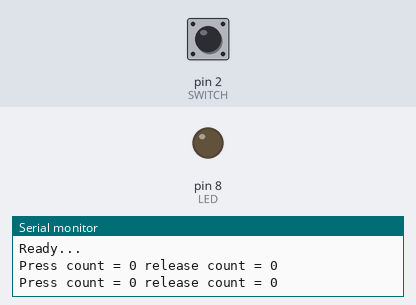
This sketch was run on a simulated Arduino Uno, built with avr-gcc and run on an emulated ATmega328P. Shown: output pins drawn as LEDs (lit = HIGH), the last lines printed to the serial monitor. Inputs (shaded band) come from the test bench; at power-on: pin 2 (SWITCH) HIGH.

Above: at 1.2 s.
1.3 s: pin 2 (SWITCH) pulled LOW for 0.15 s
At 1.9 s:
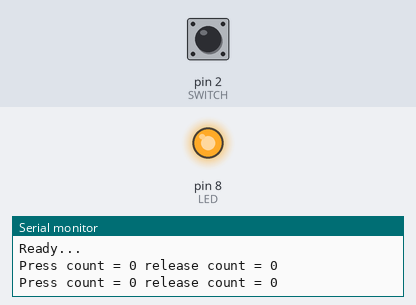
2.9 s: pin 2 (SWITCH) pulled LOW for 3.2 s
At 3.6 s:
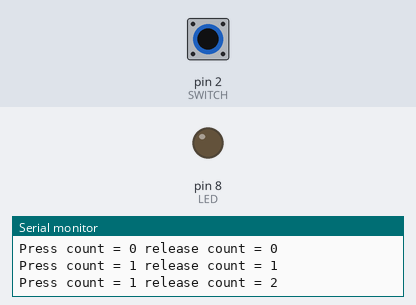
Timing chart, 0 to 7.6 s (numbered marks = the images above; inputs shaded):
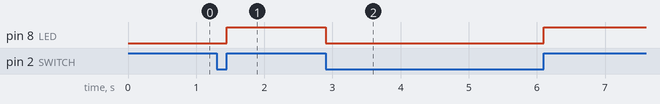

Measured:
- after the input at 1.3 s, pin 8 (LED): LOW → HIGH after 0.15 s
- after the input at 2.9 s, pin 8 (LED): HIGH → LOW at once, → HIGH 3.2 s later

The sketch:

0003-LED-with-pushbutton-and-state-and-counters.ino
```cpp
/* LED With push button
 *
 *  This is a simple program that illustrates pushing a button turns on the LED.
 *  It is an extension from the previous program in that it lets us see the full
 *  extent of the bounce issue due to the removal of the lengthy to execute "print"
 *  statements.
 *
 *  In this program:
 *  - When the button state changes, a counter is incremented.
 *  - A message is output to the console every 1 second to show the press/release count.
 *
 *  The period message uses a timing mechanism to avoid with the problems associated
 *  with delays.
 *  Also, as we will see later, any delays introduced by println (which helps solve the
 *  bounce issue) are taken out of the code that handles the switch.
 *  The basic algorithm to periodically print a message is:
 *  - Initialise a variable (mCount) with the program start time (or 0).
 *  - If the desired period of time (1 second) has passed:
 *    - output the desired messages (current counts).
 *    - set the variable (msCount) to the current time in milliseconds + the delay
 *      interval (1000 ms).
 *
 *  Some important things to note:
 *  - The use of millis and a base time (msCount) to determine when something should
 *    happen. In this case, when a message should be printed.
 */
#define LED 8
#define SWITCH 2

int prevButtonState;

int pressCount = 0;
int releaseCount = 0;
unsigned long msCount = 0;      // Initialising this to zero should force a message
                                // to be displayed on the first call to loop.

void setup() {
  Serial.begin(9600);
  int tOut = 200;    // Wait up to 2000 ms (2 seconds) for the Serial port to initialise
  while (tOut && !Serial) {
    tOut--;
    delay(10);
  }
  Serial.println("Boot 0 - LED controlled by switch");

  pinMode(SWITCH, INPUT);
  pinMode(LED, OUTPUT);
  prevButtonState = digitalRead(SWITCH);
  Serial.println("Ready...");
}

void loop() {

  int reading = digitalRead(SWITCH);
  if (reading != prevButtonState) {
    digitalWrite(LED, reading);
    prevButtonState = reading;
    if (reading == HIGH) {
      pressCount += 1;
    } else {
      releaseCount += 1;
    }
  }

  if (millis() > msCount) {
    Serial.print("Press count = ");
    Serial.print(pressCount);
    Serial.print(" release count = ");
    Serial.println(releaseCount);
    msCount = millis() + 1000;
  }
}
```
